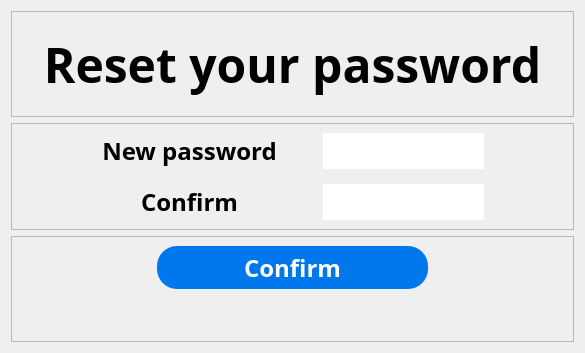
           <widget class="QWidget" name="page_2">
            <layout class="QVBoxLayout" name="verticalLayout_48">
             <item>
              <layout class="QVBoxLayout" name="verticalLayout_47" stretch="1,1,1">
               <item>
                <widget class="QFrame" name="frame_80">
                 <property name="frameShape">
                  <enum>QFrame::StyledPanel</enum>
                 </property>
                 <property name="frameShadow">
                  <enum>QFrame::Raised</enum>
                 </property>
                 <layout class="QGridLayout" name="gridLayout_163">
                  <item row="0" column="0">
                   <layout class="QGridLayout" name="gridLayout_162">
                    <item row="0" column="0">
                     <widget class="QLabel" name="label_74">
                      <property name="font">
                       <font>
                        <family>Bahnschrift SemiBold</family>
                        <pointsize>36</pointsize>
                        <weight>75</weight>
                        <bold>true</bold>
                       </font>
                      </property>
                      <property name="text">
                       <string>Reset your password</string>
                      </property>
                      <property name="alignment">
                       <set>Qt::AlignCenter</set>
                      </property>
                     </widget>
                    </item>
                   </layout>
                  </item>
                 </layout>
                </widget>
               </item>
               <item>
                <widget class="QFrame" name="frame_79">
                 <property name="frameShape">
                  <enum>QFrame::StyledPanel</enum>
                 </property>
                 <property name="frameShadow">
                  <enum>QFrame::Raised</enum>
                 </property>
                 <layout class="QGridLayout" name="gridLayout_165">
                  <item row="0" column="0">
                   <layout class="QGridLayout" name="gridLayout_164" columnstretch="2,4,0,4,2">
                    <item row="2" column="3">
                     <widget class="QLineEdit" name="lineEdit_6">
                      <property name="sizePolicy">
                       <sizepolicy hsizetype="Expanding" vsizetype="Expanding">
                        <horstretch>0</horstretch>
                        <verstretch>0</verstretch>
                       </sizepolicy>
                      </property>
                      <property name="font">
                       <font>
                        <family>Bahnschrift SemiBold</family>
                        <pointsize>18</pointsize>
                        <weight>75</weight>
                        <bold>true</bold>
                       </font>
                      </property>
                      <property name="styleSheet">
                       <string notr="true">QLineEdit{border-radius:20px;}</string>
                      </property>
                      <property name="clearButtonEnabled">
                       <bool>true</bool>
                      </property>
                     </widget>
                    </item>
                    <item row="0" column="2">
                     <spacer name="horizontalSpacer_130">
                      <property name="orientation">
                       <enum>Qt::Horizontal</enum>
                      </property>
                      <property name="sizeHint" stdset="0">
                       <size>
                        <width>40</width>
                        <height>20</height>
                       </size>
                      </property>
                     </spacer>
                    </item>
                    <item row="0" column="4">
                     <spacer name="horizontalSpacer_131">
                      <property name="orientation">
                       <enum>Qt::Horizontal</enum>
                      </property>
                      <property name="sizeHint" stdset="0">
                       <size>
                        <width>40</width>
                        <height>20</height>
                       </size>
                      </property>
                     </spacer>
                    </item>
                    <item row="0" column="3">
                     <widget class="QLineEdit" name="lineEdit_5">
                      <property name="sizePolicy">
                       <sizepolicy hsizetype="Expanding" vsizetype="Expanding">
                        <horstretch>0</horstretch>
                        <verstretch>0</verstretch>
                       </sizepolicy>
                      </property>
                      <property name="font">
                       <font>
                        <family>Bahnschrift SemiBold</family>
                        <pointsize>18</pointsize>
                        <weight>75</weight>
                        <bold>true</bold>
                       </font>
                      </property>
                      <property name="styleSheet">
                       <string notr="true">QLineEdit{border-radius:20px;}</string>
                      </property>
                      <property name="clearButtonEnabled">
                       <bool>true</bool>
                      </property>
                     </widget>
                    </item>
                    <item row="0" column="1">
                     <widget class="QLabel" name="label_75">
                      <property name="font">
                       <font>
                        <family>Bahnschrift SemiBold</family>
                        <pointsize>18</pointsize>
                        <weight>75</weight>
                        <bold>true</bold>
                       </font>
                      </property>
                      <property name="text">
                       <string>New password</string>
                      </property>
                      <property name="alignment">
                       <set>Qt::AlignCenter</set>
                      </property>
                     </widget>
                    </item>
                    <item row="0" column="0">
                     <spacer name="horizontalSpacer_129">
                      <property name="orientation">
                       <enum>Qt::Horizontal</enum>
                      </property>
                      <property name="sizeHint" stdset="0">
                       <size>
                        <width>40</width>
                        <height>20</height>
                       </size>
                      </property>
                     </spacer>
                    </item>
                    <item row="2" column="1">
                     <widget class="QLabel" name="label_76">
                      <property name="font">
                       <font>
                        <family>Bahnschrift SemiBold</family>
                        <pointsize>18</pointsize>
                        <weight>75</weight>
                        <bold>true</bold>
                       </font>
                      </property>
                      <property name="text">
                       <string>Confirm</string>
                      </property>
                      <property name="alignment">
                       <set>Qt::AlignCenter</set>
                      </property>
                     </widget>
                    </item>
                    <item row="1" column="1">
                     <spacer name="verticalSpacer_70">
                      <property name="orientation">
                       <enum>Qt::Vertical</enum>
                      </property>
                      <property name="sizeHint" stdset="0">
                       <size>
                        <width>20</width>
                        <height>40</height>
                       </size>
                      </property>
                     </spacer>
                    </item>
                   </layout>
                  </item>
                 </layout>
                </widget>
               </item>
               <item>
                <widget class="QFrame" name="frame_78">
                 <property name="frameShape">
                  <enum>QFrame::StyledPanel</enum>
                 </property>
                 <property name="frameShadow">
                  <enum>QFrame::Raised</enum>
                 </property>
                 <layout class="QGridLayout" name="gridLayout_167">
                  <item row="0" column="0">
                   <layout class="QGridLayout" name="gridLayout_166" columnstretch="1,2,1">
                    <item row="0" column="2">
                     <spacer name="horizontalSpacer_133">
                      <property name="orientation">
                       <enum>Qt::Horizontal</enum>
                      </property>
                      <property name="sizeHint" stdset="0">
                       <size>
                        <width>40</width>
                        <height>20</height>
                       </size>
                      </property>
                     </spacer>
                    </item>
                    <item row="0" column="0">
                     <spacer name="horizontalSpacer_132">
                      <property name="orientation">
                       <enum>Qt::Horizontal</enum>
                      </property>
                      <property name="sizeHint" stdset="0">
                       <size>
                        <width>40</width>
                        <height>20</height>
                       </size>
                      </property>
                     </spacer>
                    </item>
                    <item row="0" column="1">
                     <widget class="QPushButton" name="pushButton_5">
                      <property name="sizePolicy">
                       <sizepolicy hsizetype="Minimum" vsizetype="Expanding">
                        <horstretch>0</horstretch>
                        <verstretch>0</verstretch>
                       </sizepolicy>
                      </property>
                      <property name="font">
                       <font>
                        <family>Bahnschrift SemiBold</family>
                        <pointsize>18</pointsize>
                        <weight>75</weight>
                        <bold>true</bold>
                       </font>
                      </property>
                      <property name="styleSheet">
                       <string notr="true">QPushButton{background-color: rgb(0, 119, 237); border-radius:20px; color:rgb(255,255,255);}</string>
                      </property>
                      <property name="text">
                       <string>Confirm</string>
                      </property>
                     </widget>
                    </item>
                    <item row="1" column="1">
                     <spacer name="verticalSpacer_71">
                      <property name="orientation">
                       <enum>Qt::Vertical</enum>
                      </property>
                      <property name="sizeHint" stdset="0">
                       <size>
                        <width>20</width>
                        <height>40</height>
                       </size>
                      </property>
                     </spacer>
                    </item>
                   </layout>
                  </item>
                 </layout>
                </widget>
               </item>
              </layout>
             </item>
            </layout>
           </widget>
